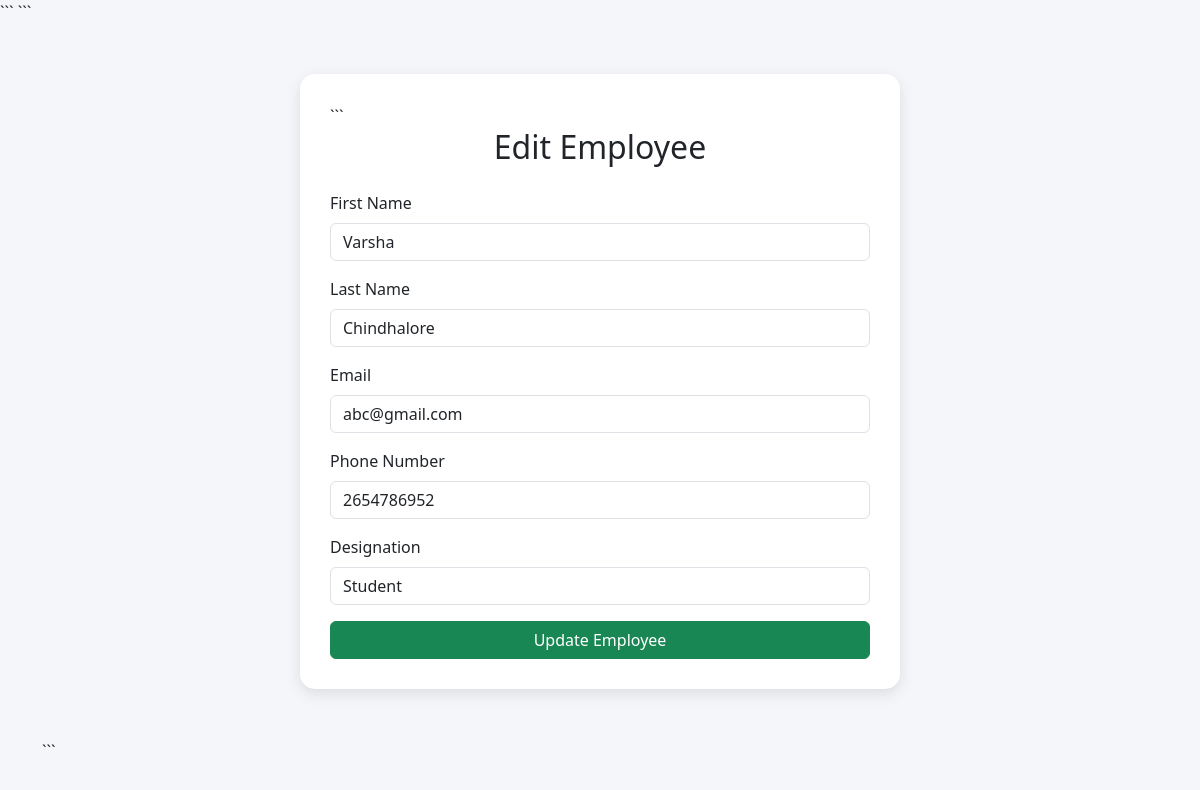
/Employees/edit/1/, run on the app's committed database.
### Employees/models.py (models this page shows, shortened)
class Employee(models.Model):
    first_name = models.CharField(max_length=100)
    last_name = models.CharField(max_length=100)
    photo = models.ImageField(upload_to='images')
    designation = models.CharField(max_length=100)
    email = models.EmailField(max_length=100,unique=True)
    phone_number = models.CharField(max_length=12,blank=True)
    created_at = models.DateTimeField(auto_now_add=True)
    updated_at = models.DateTimeField(auto_now=True)
    password = models.CharField(max_length=100)

### Employees/views.py (the view, shortened to what this page needs)
# urls.py: path('edit/<int:pk>/', edit_employee, name='edit_employee'),
def edit_employee(request, pk):
    employee = get_object_or_404(Employee, pk=pk)
    return render(
        request,
        'edit_employee.html',
        {'employee': employee}
    )

### TEMPLATES/edit_employee.html (shortened to what this page needs)
{% load static %}
<!DOCTYPE html>
<html lang="en">
<head>
<link href="https://cdn.jsdelivr.net/npm/bootstrap@5.3.8/dist/css/bootstrap.min.css"
      rel="stylesheet">
```
</head>
<body>
<div class="container">
    <div class="edit-card">
```
    <h2>Edit Employee</h2>
    <form method="POST">
        <div class="mb-3">
            <label class="form-label">First Name</label>
            <input type="text"
                   name="first_name"
                   value="{{ employee.first_name }}"
                   class="form-control">
        </div>
        <div class="mb-3">
            <label class="form-label">Last Name</label>
            <input type="text"
                   name="last_name"
                   value="{{ employee.last_name }}"
                   class="form-control">
        </div>
        <div class="mb-3">
            <label class="form-label">Email</label>
            <input type="email"
                   name="email"
                   value="{{ employee.email }}"
                   class="form-control">
        </div>
        <div class="mb-3">
            <label class="form-label">Phone Number</label>
            <input type="text"
                   name="phone_number"
                   value="{{ employee.phone_number }}"
                   class="form-control">
        </div>
        <div class="mb-3">
            <label class="form-label">Designation</label>
            <input type="text"
                   name="designation"
                   value="{{ employee.designation }}"
                   class="form-control">
        </div>
        <button type="submit"
                class="btn btn-success">
            Update Employee
        </button>
    </form>
</div>
```
</div>
</body>
</html>

### TEMPLATES/edit_employee.html (style rules this page uses)
body { background:#f4f6f9; }
.edit-card { max-width:600px; margin:50px auto; padding:30px; border-radius:15px; background:white; box-shadow:0px 5px 15px rgba(0,0,0,0.1); }
h2 { text-align:center; margin-bottom:25px; }
.btn { width:100%; }

### data on the page
Employee: first_name "Varsha", last_name "Chindhalore", email "abc@gmail.com", phone_number "2654786952", designation "Student"
